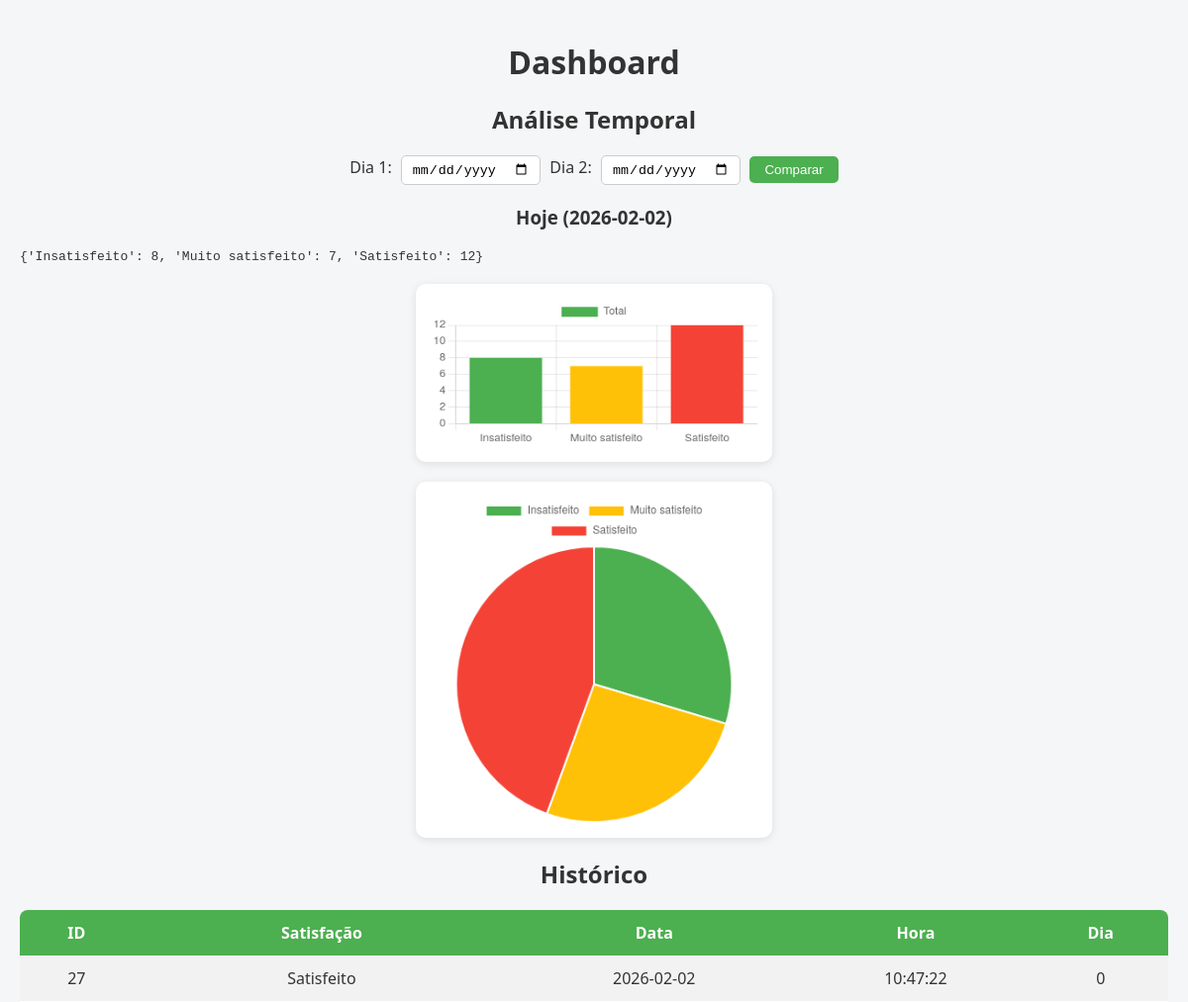
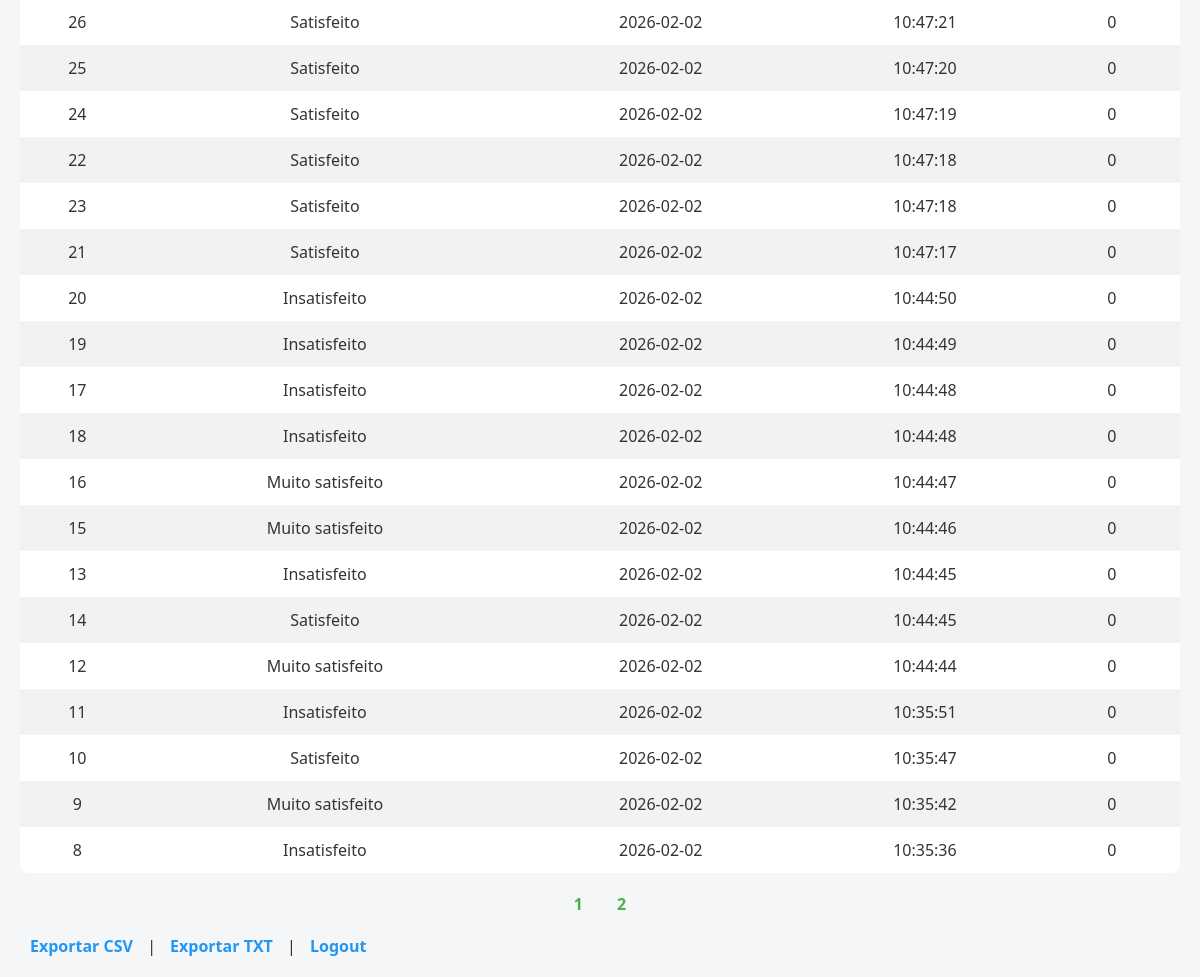
Page /admin_2026/dashboard (signed in) on the committed database (2 pictures, top to bottom).
### tables this page shows
CREATE TABLE feedback (
            id INTEGER PRIMARY KEY AUTOINCREMENT,
            satisfacao TEXT,
            data TEXT,
            hora TEXT,
            dia_semana INTEGER
        );

### app.py (the view)
@app.route("/admin_2026/dashboard")
def dashboard():
    if not session.get("admin"):
        return redirect("/admin_2026")
    page = int(request.args.get("page",1))
    date1 = request.args.get("date1")
    date2 = request.args.get("date2")
    today = date.today().isoformat()
    conn = get_db()
    c = conn.cursor()
    def get_stats(filter_date=None):
        if filter_date:
            c.execute("SELECT satisfacao, COUNT(*) FROM feedback WHERE data=? GROUP BY satisfacao",(filter_date,))
        else:
            c.execute("SELECT satisfacao, COUNT(*) FROM feedback GROUP BY satisfacao")
        return dict(c.fetchall())
    stats_today = get_stats(today)
    stats_1 = get_stats(date1) if date1 else None
    stats_2 = get_stats(date2) if date2 else None
    offset = (page-1)*PER_PAGE
    c.execute("SELECT COUNT(*) FROM feedback")
    total_rows = c.fetchone()[0]
    total_pages = math.ceil(total_rows/PER_PAGE)
    c.execute("SELECT * FROM feedback ORDER BY data DESC,hora DESC LIMIT ? OFFSET ?",(PER_PAGE,offset))
    rows = c.fetchall()
    conn.close()
    return render_template("admin_dashboard.html",
                           stats_today=stats_today,
                           stats_1=stats_1,
                           stats_2=stats_2,
                           rows=rows,
                           page=page,
                           total_pages=total_pages,
                           today=today,
                           date1=date1,
                           date2=date2)

### app.py (called while the page is built)
def get_db():
    return sqlite3.connect(DB)

### templates/admin_dashboard.html (shortened to what this page needs)
<!DOCTYPE html>
<html lang="pt">
<head>
<link rel="stylesheet" href="/static/css/style.css">
</head>
<body class="admin">
<h1>Dashboard</h1>
<h2>Análise Temporal</h2>
<form method="get" class="filters">
<label>Dia 1:</label>
<input type="date" name="date1" value="{{ date1 }}">
<label>Dia 2:</label>
<input type="date" name="date2" value="{{ date2 }}">
<button>Comparar</button>
</form>
<h3>Hoje ({{ today }})</h3>
<pre>{{ stats_today }}</pre>
<canvas id="bar"></canvas>
<canvas id="pie"></canvas>
<h2>Histórico</h2>
<table>
<tr><th>ID</th><th>Satisfação</th><th>Data</th><th>Hora</th><th>Dia</th></tr>
{% for r in rows %}
<tr>
<td>{{ r[0] }}</td><td>{{ r[1] }}</td><td>{{ r[2] }}</td><td>{{ r[3] }}</td><td>{{ r[4] }}</td>
</tr>
{% endfor %}
</table>
<div class="pagination">
{% for p in range(1,total_pages+1) %}
<a href="?page={{p}}">{{p}}</a>
{% endfor %}
</div>
<a href="/export/csv">Exportar CSV</a> |
<a href="/export/txt">Exportar TXT</a> |
<a href="/logout">Logout</a>
<script>
renderCharts({{ stats_today|tojson }});
</script>
</body>
</html>

### static/css/style.css (style rules this page uses)
body.admin, body.admin-login { font-family: 'Segoe UI', Tahoma, Geneva, Verdana, sans-serif; background: #f4f6f8; color: #333; max-width: 1200px; margin: auto; padding: 20px; }
h1,h2,h3 { text-align: center; margin-bottom: 20px; }
form.filters { text-align: center; margin-bottom: 20px; }
form.filters input[type="date"] { padding: 5px 10px; border-radius: 5px; border: 1px solid #ccc; margin: 0 5px; }
form.filters button { background: #4caf50; color: white; border: none; padding: 6px 15px; border-radius: 5px; cursor: pointer; transition: 0.3s; }
table { width: 100%; border-collapse: collapse; margin-top: 20px; background: #fff; border-radius: 8px; overflow: hidden; }
th, td { padding: 12px; text-align: center; }
th { background: #4caf50; color: white; font-weight: bold; }
tr:nth-child(even) { background: #f2f2f2; }
.pagination { text-align: center; margin: 20px 0; }
.pagination a { margin: 0 5px; text-decoration: none; color: #4caf50; font-weight: bold; padding: 5px 10px; border-radius: 5px; transition: 0.3s; }
a { text-decoration: none; margin: 0 10px; color: #2196f3; font-weight: bold; }
canvas { max-width: 100%; margin: 20px auto; display: block; background: #fff; padding: 15px; border-radius: 10px; box-shadow: 0 2px 8px rgba(0,0,0,0.1); }

### rows in the picture
feedback: id "27", satisfacao "Satisfeito", data "2026-02-02", hora "10:47:22", dia_semana "0"
feedback: id "26", satisfacao "Satisfeito", data "2026-02-02", hora "10:47:21", dia_semana "0"
feedback: id "25", satisfacao "Satisfeito", data "2026-02-02", hora "10:47:20", dia_semana "0"
feedback: id "24", satisfacao "Satisfeito", data "2026-02-02", hora "10:47:19", dia_semana "0"
feedback: id "22", satisfacao "Satisfeito", data "2026-02-02", hora "10:47:18", dia_semana "0"
feedback: id "23", satisfacao "Satisfeito", data "2026-02-02", hora "10:47:18", dia_semana "0"
feedback: id "21", satisfacao "Satisfeito", data "2026-02-02", hora "10:47:17", dia_semana "0"
feedback: id "20", satisfacao "Insatisfeito", data "2026-02-02", hora "10:44:50", dia_semana "0"
feedback: id "19", satisfacao "Insatisfeito", data "2026-02-02", hora "10:44:49", dia_semana "0"
feedback: id "17", satisfacao "Insatisfeito", data "2026-02-02", hora "10:44:48", dia_semana "0"
feedback: id "18", satisfacao "Insatisfeito", data "2026-02-02", hora "10:44:48", dia_semana "0"
feedback: id "16", satisfacao "Muito satisfeito", data "2026-02-02", hora "10:44:47", dia_semana "0"
feedback: id "15", satisfacao "Muito satisfeito", data "2026-02-02", hora "10:44:46", dia_semana "0"
feedback: id "13", satisfacao "Insatisfeito", data "2026-02-02", hora "10:44:45", dia_semana "0"
feedback: id "14", satisfacao "Satisfeito", data "2026-02-02", hora "10:44:45", dia_semana "0"
feedback: id "12", satisfacao "Muito satisfeito", data "2026-02-02", hora "10:44:44", dia_semana "0"
feedback: id "11", satisfacao "Insatisfeito", data "2026-02-02", hora "10:35:51", dia_semana "0"
feedback: id "10", satisfacao "Satisfeito", data "2026-02-02", hora "10:35:47", dia_semana "0"
feedback: id "9", satisfacao "Muito satisfeito", data "2026-02-02", hora "10:35:42", dia_semana "0"
feedback: id "8", satisfacao "Insatisfeito", data "2026-02-02", hora "10:35:36", dia_semana "0"

### other values in the picture
{{ stats_today }} "{'Insatisfeito': 8, 'Muito satisfeito': 7, 'Satisfeito': 12}"
{{ p }} "1" "2"
chart data {{ stats_today|tojson }} {"Insatisfeito": 8, "Muito satisfeito": 7, "Satisfeito": 12}
